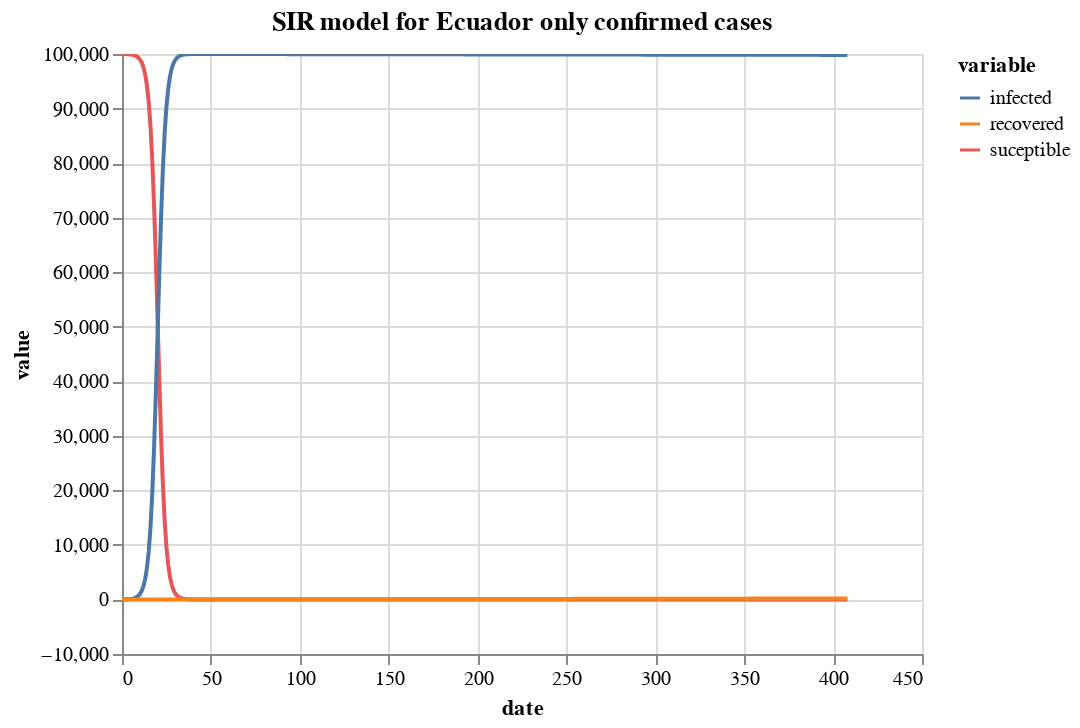

Notebook source saved alongside this figure:
### Code cell
alt.Chart(df_c.melt('date')).mark_line().encode(
    x='date',
    y=alt.Y('value'),
    color='variable'
).properties(
    title='SIR model for Ecuador only confirmed cases'
).interactive()

### Figure 1 — Vega-Lite specification as saved in the notebook (floating-point values rounded to 4 significant figures; data arrays with more than 128 entries replaced by an {"elided": "..."} marker saying what was removed)
{"config": {"view": {"continuousWidth": 400, "continuousHeight": 300}}, "data": {"name": "data-e85334b50423de54be065b2f2e24b52b"}, "mark": "line", "encoding": {"color": {"type": "nominal", "field": "variable"}, "x": {"type": "quantitative", "field": "date"}, "y": {"type": "quantitative", "field": "value"}}, "selection": {"selector004": {"type": "interval", "bind": "scales", "encodings": ["x", "y"]}}, "title": "SIR model for Ecuador only confirmed cases", "$schema": "https://vega.github.io/schema/vega-lite/v4.8.1.json", "datasets": {"data-e85334b50423de54be065b2f2e24b52b": {"elided": "1227 records"}}}
